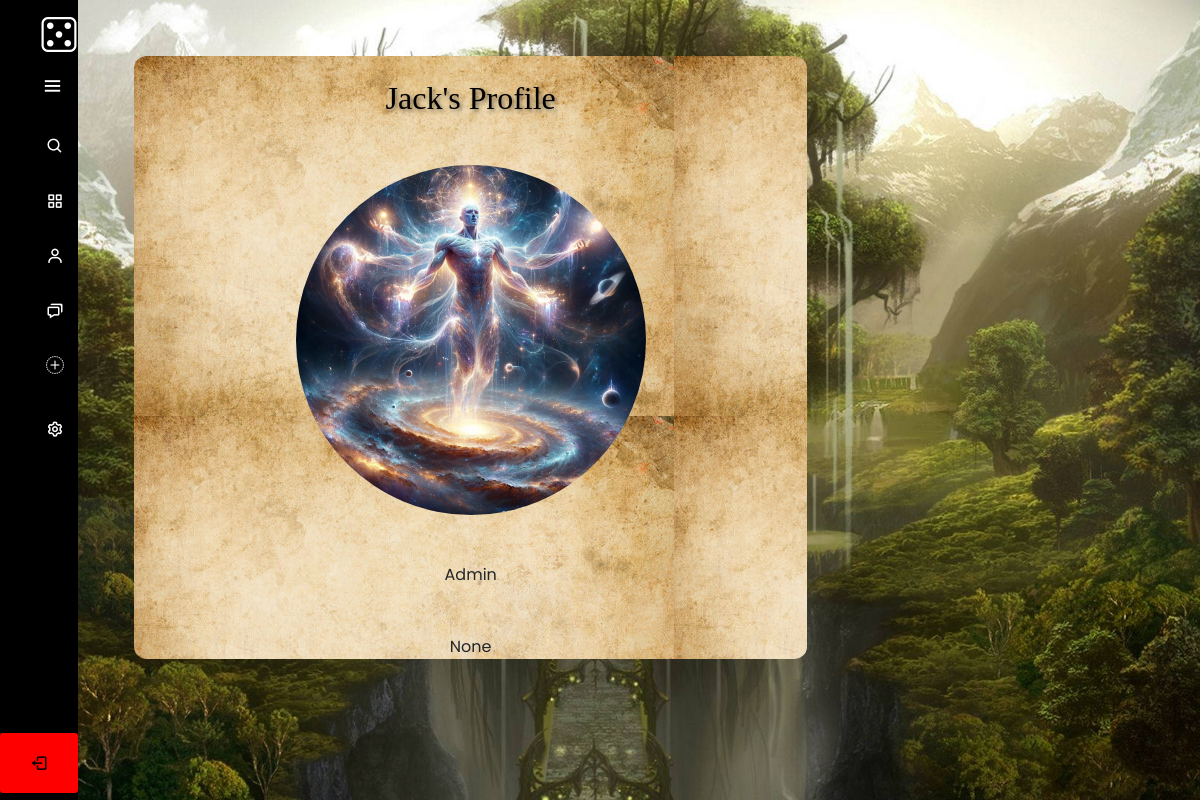
Before: /profile/1/ (signed in) with the older database file.
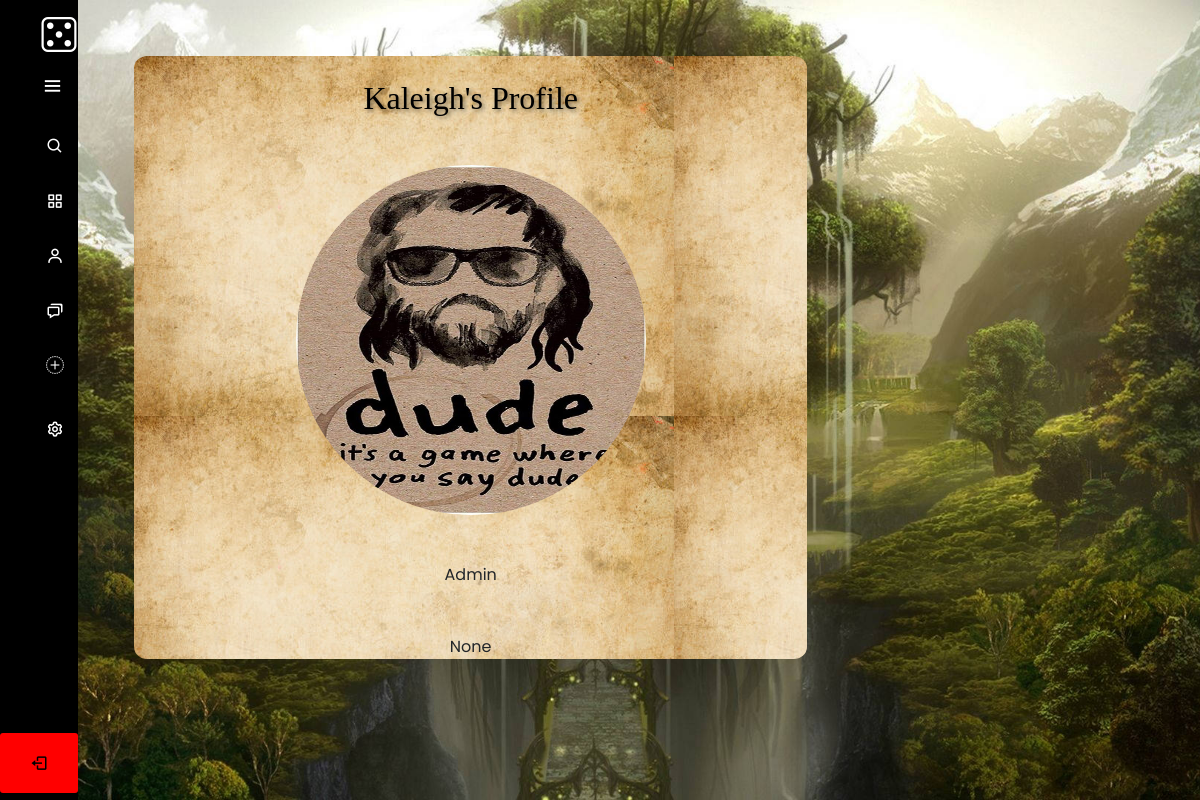
After: the same page with the newer database file.
### app/models.py (models this page shows, shortened)
class UserProfile(models.Model):
    user = models.OneToOneField(User, on_delete=models.CASCADE, related_name="profile")
    role = models.CharField(max_length=200)
    profile_pic = models.ImageField(upload_to="media", blank=True, null=True)
    bio = models.CharField(max_length=250, null=True, blank=True)
    color_blind_mode = models.CharField(max_length=20, default="default")
    friends = models.ManyToManyField("self", symmetrical=True)

### app/views.py (the view)
# urls.py: path("profile/<int:user_id>/", profile, name="userprofile"),
def profile(request, user_id):
    friends = Friend.objects.filter(Q(user_profile=request.user.profile)|Q(friend_profile=request.user.profile))
    requests = Friend_Request.objects.filter(recipient=request.user, status='pending')
    requests_ids = [request.sender for request in requests]
    profiles = UserProfile.objects.filter(user__in=requests_ids)
    search_people = UserProfile.objects.exclude(user__id=user_id)
    user_profile = UserProfile.objects.get(user__id=user_id)
    return render(request, "profile.html", {"user_profile": user_profile, "friends":friends, "profiles": profiles, "search_people":search_people})

### app/templates/profile.html (shortened to what this page needs)
{% extends 'base.html' %} {% load static %} {% block title %}Profile{% endblock %} {% block content %}
{% if user_profile.profile_pic %}
<div class="profile-container">
  <div class="p-container">
    <div class="container-mt-5">
      <h2 class="user_name">{{ user_profile.user.username }}'s Profile</h2>
    </div>
    {% endif %}
    <div class="container mt-5">
        {% if user_profile.profile_pic %}
        <img
        src="{{ user_profile.profile_pic.url }}"
        alt="profile pic"
        style="height: 350px; width: 350px; border-radius: 50%"
      />
        {% endif %}
    </div>
    <div class="container mt-5">{{ user_profile.role }}</div>
    <div class="container mt-5">{{ user_profile.bio }}</div>
  </div>
</div>
{% endblock %}

Changed rows visible on the page:
changed UserProfile "Admin": user.username "Jack" → "Kaleigh"; profile_pic: a different picture
